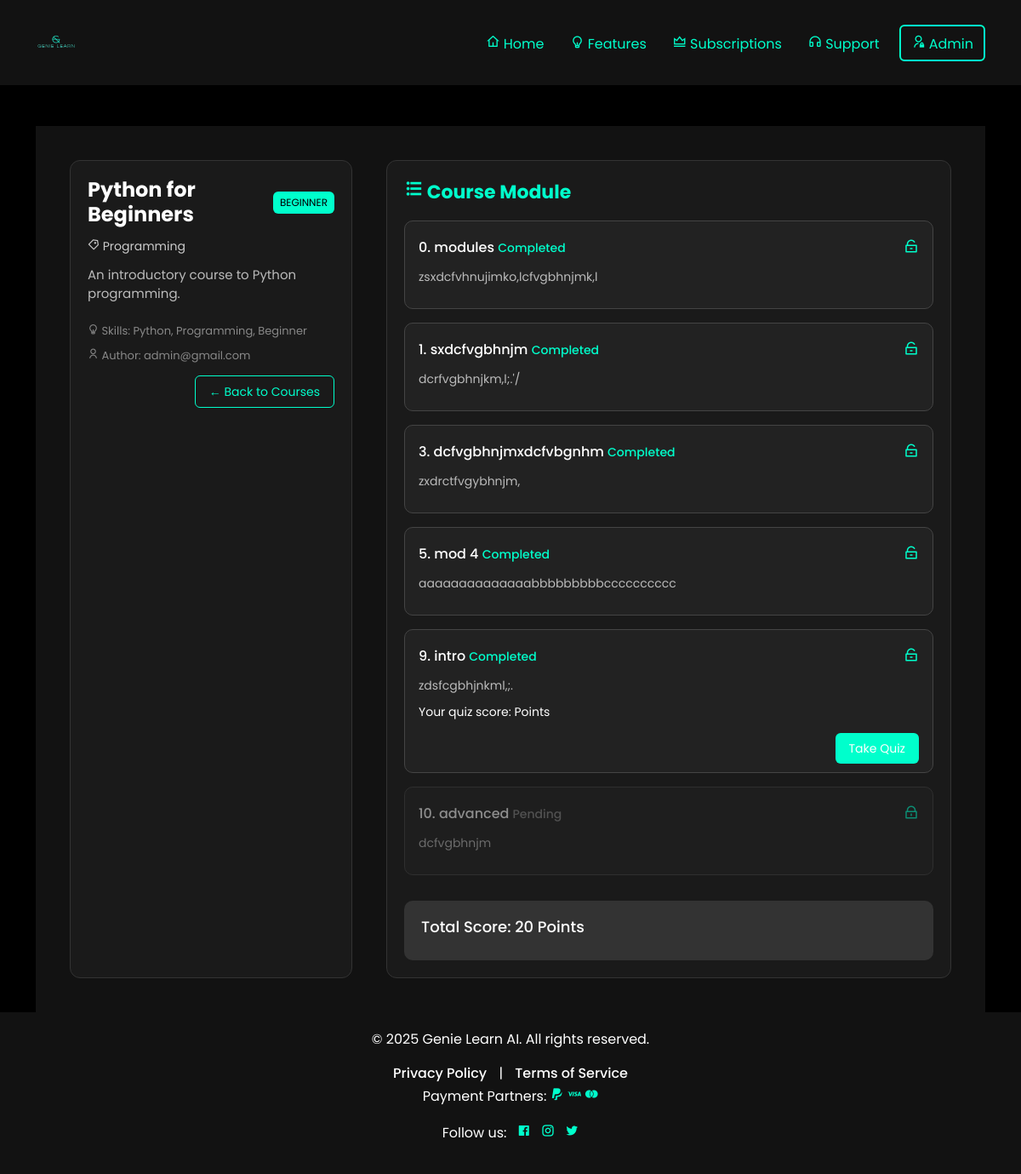
/courses_app/course/1/ (signed in), run on the app's committed database.
### courses_app/models.py (models this page shows, shortened)
class Course(models.Model):
    DIFFICULTY_CHOICES = [
        ('beginner', 'Beginner'),
        ('intermediate', 'Intermediate'),
        ('advanced', 'Advanced'),
    ]
    SUBSCRIPTION_CHOICES = [
    ('FREE', 'Free'),
    ('PRO', 'Pro'),
    ('PREMIUM', 'Premium'),
]
    title = models.CharField(max_length=255)
    description = models.TextField()
    skills = models.TextField(null=True, blank=True)  # Comma-separated skills
    author = models.ForeignKey(settings.AUTH_USER_MODEL, on_delete=models.CASCADE, related_name='courses')
    thumbnail = models.ImageField(upload_to='course_thumbnails/', null=True, blank=True)
    difficulty = models.CharField(max_length=20, choices=DIFFICULTY_CHOICES, default='beginner')
    category = models.CharField(max_length=100, null=True, blank=True)
    tags = models.CharField(max_length=255, null=True, blank=True)
    price = models.DecimalField(max_digits=6, decimal_places=2, default=0.00)
    is_published = models.BooleanField(default=False)
    subscription = models.CharField(max_length=20, choices=SUBSCRIPTION_CHOICES, default='FREE')
    created_at = models.DateTimeField(auto_now_add=True)

class Lesson(models.Model):
    course = models.ForeignKey(Course, on_delete=models.CASCADE, related_name='lessons')
    title = models.CharField(max_length=255)
    content = models.TextField(blank=True, null=True)
    video = models.FileField(upload_to='lesson_videos/', null=True, blank=True)
    order = models.PositiveIntegerField(default=0)
    is_finished = models.BooleanField(default=False)

class Enrollment(models.Model):
    user = models.ForeignKey(settings.AUTH_USER_MODEL, on_delete=models.CASCADE)
    course = models.ForeignKey(Course, on_delete=models.CASCADE)
    enrolled_on = models.DateTimeField(auto_now_add=True)
    progress = models.FloatField(default=0.0)
    completed_lessons = models.ManyToManyField('Lesson', blank=True)
    score = models.IntegerField(default=0)
    class Meta:
        unique_together = ('user', 'course')
    def __str__(self):
        return f"{self.user.full_name} - {self.course.title}"

### user_app/models.py (models this page shows)
class User(AbstractBaseUser, PermissionsMixin):
    email = models.EmailField(unique=True)
    full_name = models.CharField(max_length=30, null=True, blank=True)
    educational_qualification = models.CharField(max_length=50, null=True, blank=True)
    certificates = models.TextField(null=True, blank=True)
    phone = models.CharField(max_length=20, unique=True, null=True, blank=True)
    is_email_verified = models.BooleanField(default=False)
    is_phone_verified = models.BooleanField(default=False)
    subscriptions_type = models.CharField(max_length=20, null=True, blank=True)
    registration_date = models.DateTimeField(auto_now_add=True, null=True, blank=True)
    last_login = models.DateTimeField(auto_now=True, null=True, blank=True)
    bio = models.TextField(null=True, blank=True)
    date_of_birth = models.DateField(null=True, blank=True)
    address = models.TextField(null=True, blank=True)
    website = models.URLField(null=True, blank=True)
    gender = models.CharField(max_length=20, null=True, blank=True)
    occupation = models.CharField(max_length=20, null=True, blank=True)
    skills = models.TextField(null=True, blank=True)
    sub_category = models.TextField(null=True, blank=True)
    certificate_file = models.FileField(upload_to="certificates/", null=True, blank=True)
    followers_count = models.PositiveIntegerField(default=0)
    following_count = models.PositiveIntegerField(default=0)
    is_active = models.BooleanField(default=True)
    is_staff = models.BooleanField(default=False)
    USERNAME_FIELD = 'email'
    REQUIRED_FIELDS = []
    objects = CustomUserManager()
    def __str__(self):
        return self.email

### courses_app/views.py (the view)
# urls.py: path('course/<int:course_id>/', views.course_detail, name='course_detail'),
def course_detail(request, course_id):
    user=request.user
    course = get_object_or_404(Course, id=course_id)
    enrollment = Enrollment.objects.filter(user=user, course=course).first()
    print(f"Enrollment found: {enrollment}")
    context = {
        'course': course,
        'enrollment': enrollment
    }
    return render(request, "course_detail.html", context)

### courses_app/templates/course_detail.html (shortened to what this page needs)
{% extends 'base.html' %}
{% block content %}
<link href="https://cdn.jsdelivr.net/npm/remixicon@2.5.0/fonts/remixicon.css" rel="stylesheet">
<div style="padding: 40px; background-color: #121212; min-height: 100vh;">
  <div style="display: grid; grid-template-columns: 1fr 2fr; gap: 40px; max-width: 1200px; margin: 0 auto;">
    <div style="background-color: #1a1a1a; border: 1px solid #333; border-radius: 12px; padding: 20px;">
      <div style="display: flex; justify-content: space-between; align-items: center; margin-bottom: 10px;">
        <h3 style="font-size: 24px; font-weight: bold; margin: 0; color: #fff;">{{ course.title }}</h3>
        <span style="font-size: 12px; text-transform: uppercase; padding: 4px 8px; border-radius: 6px; background-color: #00ffcc; color: #000;">
          {{ course.difficulty }}
        </span>
      </div>
      <p style="font-size: 14px; color: #ccc; margin: 0 0 12px;">
        <i class="ri-price-tag-3-line" aria-label="Category"></i> {{ course.category }}
      </p>
      <p style="font-size: 15px; color: #bbb; margin-bottom: 20px;">{{ course.description }}</p>
      <p style="font-size: 13px; color: #888; margin: 0 0 8px;">
        <i class="ri-lightbulb-line" aria-label="Skills"></i> Skills: {{ course.skills }}
      </p>
      <p style="font-size: 13px; color: #888; margin: 0 0 20px;">
        <i class="ri-user-line" aria-label="Author"></i> Author: {{ course.author }}
      </p>
      <div style="text-align: right;">
        <a href="{% url 'courses_app:courses' %}" style="padding: 8px 16px; font-size: 14px; color: #00ffcc; border: 1px solid #00ffcc; border-radius: 6px; text-decoration: none;"
           onmouseover="this.style.background='#00ffcc'; this.style.color='#000';"
           onmouseout="this.style.background='transparent'; this.style.color='#00ffcc';">
          ← Back to Courses
        </a>
      </div>
    </div>
    <div style="background-color: #1a1a1a; border: 1px solid #333; border-radius: 12px; padding: 20px;">
      <h3 style="font-size: 22px; font-weight: bold; color: #00ffcc; margin-bottom: 20px;">
        <i class="ri-list-unordered" aria-label="Modules"></i> Course Module
      </h3>
      {% if course.lessons.all %}
        <div style="display: flex; flex-direction: column; gap: 16px;">
          {% for lesson in course.lessons.all|dictsort:"order" %}
            <div style="background-color: #222; padding: 16px; border-radius: 10px; border: 1px solid #444; position: relative; opacity: {% if lesson in enrollment.completed_lessons.all %}1{% else %}0.5{% endif %};">
              <div style="display: flex; justify-content: space-between; align-items: center;">
                <h4 style="color: #fff; font-size: 16px; margin: 0;">
                  {{ lesson.order }}. {{ lesson.title }}
                  <span style="font-size: 14px; color: {% if lesson in enrollment.completed_lessons.all %}#00ffcc{% else %}#888{% endif %};">
                    {% if lesson in enrollment.completed_lessons.all %}Completed{% else %}Pending{% endif %}
                  </span>
                </h4>
                <a href="{% url 'courses_app:enroll_in_course' lesson.id %}" style="color: #00ffcc; font-size: 18px; text-decoration: none;">
                  <i class="{% if lesson in enrollment.completed_lessons.all %}ri-lock-unlock-line{% else %}ri-lock-line{% endif %}" aria-label="Lesson Lock Status"></i>
                </a>
              </div>
              {% if lesson.content %}
                <p style="color: #bbb; font-size: 14px; margin: 10px 0;">{{ lesson.content|truncatewords:20 }}</p>
              {% endif %}
              {% if lesson.quiz %}
                <p style="color: #fff; font-size: 14px; margin-top: 10px;">
                  Your quiz score: {{ lesson.quiz.score }} Points
                </p>
                <div style="text-align: right; margin-top: 20px;">
                  <a href="{% url 'courses_app:quiz' lesson.id %}" style="padding: 8px 16px; font-size: 14px; color: #fff; background-color: #00ffcc; border-radius: 6px; text-decoration: none;">
                    Take Quiz
                  </a>
                </div>
              {% endif %}
            </div>
          {% endfor %}
        </div>
      {% else %}
        <p style="color: #999;">No modules available for this course.</p>
      {% endif %}
      <div style="margin-top: 30px; padding: 20px; background-color: #333; border-radius: 10px;">
        <h4 style="color: #fff; font-size: 18px;">Total Score: {{ enrollment.score }} Points</h4>
      </div>
    </div>
  </div>
</div>
{% endblock %}

### templates/base.html (style rules this page uses)
body { background-color: black; color: white; font-family: 'Poppins', sans-serif; margin:0px; padding:0px; }

### data on the page
Course: title "Python for Beginners", difficulty "BEGINNER", category "Programming", description "An introductory course to Python programming.", skills "Python, Programming, Beginner", author "admin@gmail.com"
Lesson: order "0", title "modules", shows "Completed", content "zsxdcfvhnujimko,lcfvgbhnjmk,l"
Lesson: order "1", title "sxdcfvgbhnjm", shows "Completed", content "dcrfvgbhnjkm,l;.'/"
Lesson: order "3", title "dcfvgbhnjmxdcfvbgnhm", shows "Completed", content "zxdrctfvgybhnjm,"
Lesson: order "5", title "mod 4", shows "Completed", content "aaaaaaaaaaaaaabbbbbbbbbcccccccccc"
Lesson: order "9", title "intro", shows "Completed", content "zdsfcgbhjnkml,;."
Lesson: order "10", title "advanced", shows "Pending", content "dcfvgbhnjm"
Enrollment: score "20"
